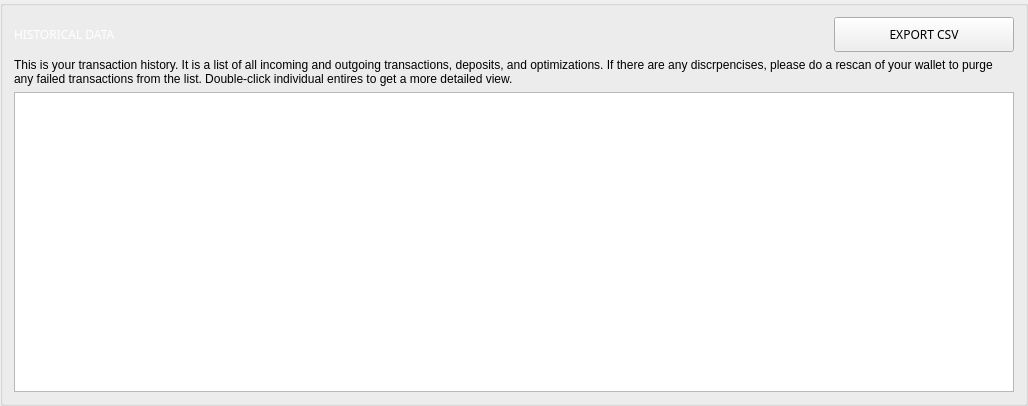
       <widget class="QGroupBox" name="transactionsBox">
        <property name="sizePolicy">
         <sizepolicy hsizetype="Expanding" vsizetype="Preferred">
          <horstretch>0</horstretch>
          <verstretch>0</verstretch>
         </sizepolicy>
        </property>
        <property name="styleSheet">
         <string notr="true"/>
        </property>
        <property name="title">
         <string/>
        </property>
        <layout class="QGridLayout" name="gridLayout_16">
         <item row="0" column="1">
          <widget class="QPushButton" name="b1_exportCSVButton">
           <property name="minimumSize">
            <size>
             <width>180</width>
             <height>35</height>
            </size>
           </property>
           <property name="maximumSize">
            <size>
             <width>180</width>
             <height>35</height>
            </size>
           </property>
           <property name="font">
            <font>
             <family>Poppins</family>
            </font>
           </property>
           <property name="styleSheet">
            <string notr="true">/* This button style is handled automatically by OverviewFrame:setStyles() (in OverviewFrame.cpp) */</string>
           </property>
           <property name="text">
            <string>EXPORT CSV</string>
           </property>
          </widget>
         </item>
         <item row="0" column="0">
          <widget class="QLabel" name="title_transactions">
           <property name="sizePolicy">
            <sizepolicy hsizetype="Expanding" vsizetype="Preferred">
             <horstretch>0</horstretch>
             <verstretch>0</verstretch>
            </sizepolicy>
           </property>
           <property name="minimumSize">
            <size>
             <width>100</width>
             <height>25</height>
            </size>
           </property>
           <property name="maximumSize">
            <size>
             <width>16777215</width>
             <height>16777215</height>
            </size>
           </property>
           <property name="font">
            <font>
             <family>Poppins</family>
            </font>
           </property>
           <property name="styleSheet">
            <string notr="true">color: #fff;
background: transparent;


border: none;
text-align: left;
</string>
           </property>
           <property name="text">
            <string>HISTORICAL DATA</string>
           </property>
          </widget>
         </item>
         <item row="1" column="0" colspan="2">
          <widget class="QLabel" name="m_transactionsDescription">
           <property name="styleSheet">
            <string notr="true">border: none;</string>
           </property>
           <property name="text">
            <string>This is your transaction history. It is a list of all incoming and outgoing transactions, deposits, and optimizations. If there are any discrpencises, please do a rescan of your wallet to purge any failed transactions from the list. Double-click individual entires to get a more detailed view.</string>
           </property>
           <property name="wordWrap">
            <bool>true</bool>
           </property>
          </widget>
         </item>
         <item row="2" column="0" colspan="2">
          <widget class="QTreeView" name="m_transactionsView">
           <property name="minimumSize">
            <size>
             <width>1000</width>
             <height>300</height>
            </size>
           </property>
           <property name="maximumSize">
            <size>
             <width>16777215</width>
             <height>16777215</height>
            </size>
           </property>
           <property name="font">
            <font>
             <family>Poppins</family>
            </font>
           </property>
           <property name="styleSheet">
            <string notr="true">/* This style is handled automatically by EditableStyle.cpp */</string>
           </property>
           <property name="frameShape">
            <enum>QFrame::StyledPanel</enum>
           </property>
           <property name="frameShadow">
            <enum>QFrame::Plain</enum>
           </property>
           <property name="lineWidth">
            <number>0</number>
           </property>
           <property name="midLineWidth">
            <number>0</number>
           </property>
           <property name="horizontalScrollBarPolicy">
            <enum>Qt::ScrollBarAlwaysOff</enum>
           </property>
           <property name="sizeAdjustPolicy">
            <enum>QAbstractScrollArea::AdjustToContentsOnFirstShow</enum>
           </property>
           <property name="autoScrollMargin">
            <number>0</number>
           </property>
           <property name="editTriggers">
            <set>QAbstractItemView::EditKeyPressed</set>
           </property>
           <property name="alternatingRowColors">
            <bool>true</bool>
           </property>
           <property name="indentation">
            <number>0</number>
           </property>
           <property name="rootIsDecorated">
            <bool>false</bool>
           </property>
           <property name="uniformRowHeights">
            <bool>true</bool>
           </property>
           <property name="itemsExpandable">
            <bool>true</bool>
           </property>
           <property name="sortingEnabled">
            <bool>true</bool>
           </property>
           <property name="expandsOnDoubleClick">
            <bool>true</bool>
           </property>
           <attribute name="headerCascadingSectionResizes">
            <bool>false</bool>
           </attribute>
           <attribute name="headerShowSortIndicator" stdset="0">
            <bool>true</bool>
           </attribute>
           <attribute name="headerStretchLastSection">
            <bool>true</bool>
           </attribute>
          </widget>
         </item>
        </layout>
       </widget>
